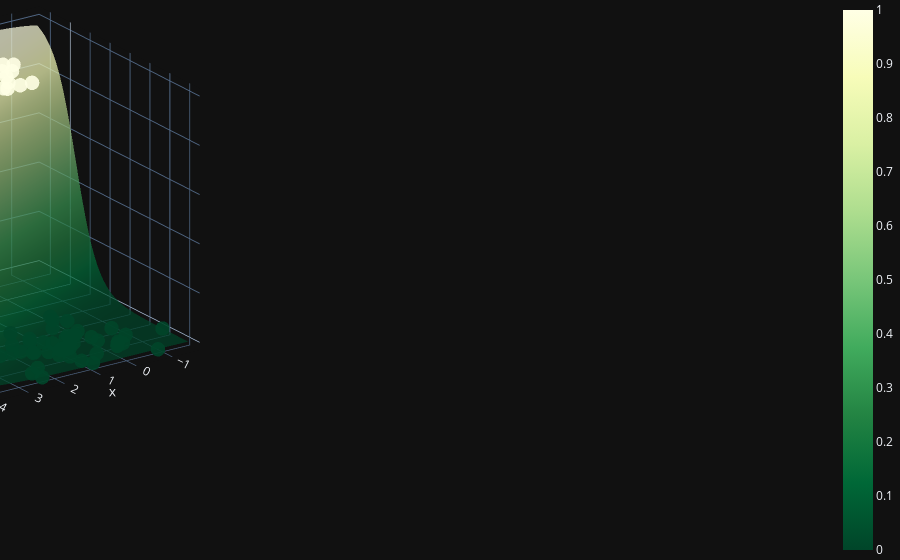

Notebook code cell kept with this figure:
### Code cell
X0 = np.linspace(X[:, 0].min(), X[:, 0].max(), 100)
X1 = np.linspace(X[:, 1].min(), X[:, 1].max(), 100)
xx0, xx1 = np.meshgrid(X0, X1)
Z = W[0] * xx0 + W[1] * xx1 + b
A = 1 / (1 + np.exp(-Z))

fig = (go.Figure(data=[go.Surface(z=A, x=xx0, y=xx1, colorscale='YlGn', opacity = 0.7, reversescale=True)]))

fig.add_scatter3d(x=X[:, 0].flatten(), y=X[:, 1].flatten(), z=y.flatten(), mode='markers', marker=dict(size=5, color=y.flatten(), colorscale='YlGn', opacity = 0.9, reversescale=True))


fig.update_layout(template= "plotly_dark", margin=dict(l=0, r=0, b=0, t=0))
fig.layout.scene.camera.projection.type = "orthographic"
fig.show()

### Figure 1 — Plotly figure (JSON) as saved in the notebook; plotly's stock layout.template omitted (floating-point values rounded to 4 significant figures; data arrays with more than 128 entries replaced by an {"elided": "..."} marker saying what was removed)
{"data": [{"colorscale": [[0, "rgb(255,255,229)"], [0.125, "rgb(247,252,185)"], [0.25, "rgb(217,240,163)"], [0.375, "rgb(173,221,142)"], [0.5, "rgb(120,198,121)"], [0.625, "rgb(65,171,93)"], [0.75, "rgb(35,132,67)"], [0.875, "rgb(0,104,55)"], [1, "rgb(0,69,41)"]], "opacity": 0.7, "reversescale": true, "type": "surface", "x": {"elided": "100x100 float values"}, "y": {"elided": "100x100 float values"}, "z": {"elided": "100x100 float values"}}, {"marker": {"color": [1, 1, 0, 0, 1, 0, 0, 1, 0, 1, 0, 1, 0, 0, 1, 1, 1, 0, 1, 1, 0, 0, 1, 0, 1, 0, 1, 0, 0, 1, 1, 0, 1, 1, 1, 0, 1, 1, 0, 1, 0, 0, 0, 0, 1, 1, 1, 1, 0, 0, 1, 1, 0, 0, 0, 0, 0, 1, 1, 1, 1, 0, 0, 1, 0, 1, 0, 0, 1, 0, 0, 1, 1, 0, 0, 0, 1, 1, 0, 0, 1, 0, 0, 0, 0, 0, 1, 0, 1, 1, 1, 1, 1, 1, 0, 0, 1, 1, 0, 1], "colorscale": [[0, "rgb(255,255,229)"], [0.125, "rgb(247,252,185)"], [0.25, "rgb(217,240,163)"], [0.375, "rgb(173,221,142)"], [0.5, "rgb(120,198,121)"], [0.625, "rgb(65,171,93)"], [0.75, "rgb(35,132,67)"], [0.875, "rgb(0,104,55)"], [1, "rgb(0,69,41)"]], "opacity": 0.9, "reversescale": true, "size": 5}, "mode": "markers", "type": "scatter3d", "x": [4.219, 0.9078, -0.2765, 0.08848, 3.243, 1.442, 1.022, 3.978, 0.5889, 1.252, 0.6284, 1.686, 1.185, 0.06897, 1.787, 4.438, 3.182, 0.3038, 0.7394, 1.285, 1.131, 0.6647, 1.316, -0.1889, 2.579, 0.8731, 1.311, 0.9868, 1.42, 2.354, 2.432, 1.043, 0.9509, 2.451, 1.62, 2.155, 1.381, 1.987, 2.116, 0.564, -0.07228, 2.509, -0.73, 1.379, 0.8821, 2.222, 2.016, 1.701, -0.6539, 0.5731, 1.957, 0.7624, 2.465, 1.333, 3.246, 1.103, 2.859, 1.6, 2.976, 2.68, 1.419, 1.926, -0.09448, 2.728, 1.12, 1.557, 0.1055, 2.844, 3.155, 1.841, 1.289, 1.642, 3.923, 1.705, 0.1631, 0.3419, 1.021, 2.669, 0.4666, 0.9481, 1.194, 1.154, -0.2942, 1.737, 0.4655, 0.0808, 3.003, 2.207, 1.361, 2.632, 2.827, 2.912, 1.142, 1.055, 2.47, -1.577, 1.412, 3.005, -0.6376, 0.8298], "y": [2.234, 0.4598, 5.081, 2.323, 1.215, 2.768, 4.117, 2.378, 4.001, 0.2081, 4.46, 0.6583, 5.28, 4.356, 1.7, 1.842, -0.1823, 3.944, 0.4361, 1.437, 4.682, 4.36, 2.441, 5.205, 0.7261, 4.714, 0.07123, 6.09, 4.637, 2.224, -0.2017, 4.606, 0.9498, -0.1954, 2.747, 4.124, 0.9295, 2.611, 3.069, 1.337, 2.884, 5.773, 6.255, 3.619, 2.841, 1.533, -0.2704, -0.4773, 4.767, 5.526, 0.2342, 1.165, 6.2, 5.01, 2.849, 4.706, 2.956, 0.9151, 1.216, -0.7044, 1.574, 4.152, 5.358, 1.305, 5.758, 2.827, 3.725, 3.327, 1.553, 3.562, 3.45, 0.1502, 1.804, 4.433, 2.578, 3.941, 1.579, 1.82, 3.866, 4.732, 2.808, 3.902, 5.273, 4.425, 3.123, 4.691, 0.7427, 5.506, 0.748, 0.6894, 1.721, 0.2466, 2.015, -0.6471, 4.099, 4.957, -1.326, 0.9852, 4.091, 1.742], "z": [1, 1, 0, 0, 1, 0, 0, 1, 0, 1, 0, 1, 0, 0, 1, 1, 1, 0, 1, 1, 0, 0, 1, 0, 1, 0, 1, 0, 0, 1, 1, 0, 1, 1, 1, 0, 1, 1, 0, 1, 0, 0, 0, 0, 1, 1, 1, 1, 0, 0, 1, 1, 0, 0, 0, 0, 0, 1, 1, 1, 1, 0, 0, 1, 0, 1, 0, 0, 1, 0, 0, 1, 1, 0, 0, 0, 1, 1, 0, 0, 1, 0, 0, 0, 0, 0, 1, 0, 1, 1, 1, 1, 1, 1, 0, 0, 1, 1, 0, 1]}], "layout": {"autosize": true, "margin": {"b": 0, "l": 0, "r": 0, "t": 0}, "scene": {"aspectmode": "auto", "aspectratio": {"x": 1, "y": 1, "z": 1}, "camera": {"center": {"x": -0.9768, "y": 1.12, "z": -0.1431}, "eye": {"x": 0.1826, "y": 2.778, "z": 0.6278}, "projection": {"type": "orthographic"}, "up": {"x": 0, "y": 0, "z": 1}}}}}
